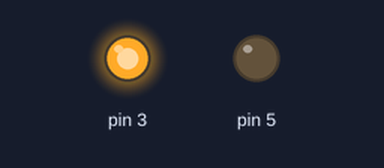
Bench run of a sketch on a simulated Arduino Uno, built with avr-gcc and run on an emulated ATmega328P. On the bench: output pins drawn as LEDs (lit = HIGH). What the sketch prints to the serial monitor is not drawn.

Above: at 0.1 s.
Timing chart, 0 to 1.6 s (numbered marks = the images above):
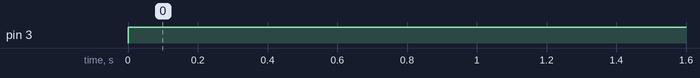

The sketch:

slave_test.ino
```cpp
#include <Wire.h>
int left_reading;
//int right_reading;
//int back_reading;
//int data [] = {0,0,0};
//int i;

void setup()
{
  pinMode(3,OUTPUT);
  pinMode(5,OUTPUT);
  Serial.begin(9600);
  Wire.begin(5);
}

void loop()
{
    digitalWrite(3, HIGH);
    left_reading = Wire.read() ;
    //left_reading |= Wire.read();
    Serial.println(left_reading);


  /*
  for(int i=0; i < 3; i++){
    int c = Wire.read();
    Serial.print(c);
    data[i] = c;
    Serial.print('\t');
  }

  if (i == 3)  // All bytes received?
  {
    digitalWrite(3, HIGH);
    left_reading =  data[0];
    right_reading = data[1];
    back_reading =  data[2];


    Serial.print("  Left: "  );
    Serial.print(left_reading);
    Serial.print("  right: "  );
    Serial.print(right_reading);
    Serial.print("  back: "   );
    Serial.println(right_reading);
  }
  else
  {
    digitalWrite(5, HIGH);
    Serial.println("!ERR: No Reading");
  }

 */

}
```

Measured:
- by itself, pin 3: LOW → HIGH at 0.00 s
